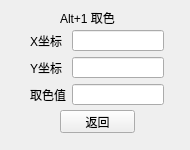
<?xml version="1.0" encoding="UTF-8"?>
<ui version="4.0">
 <class>TakeColor</class>
 <widget class="QWidget" name="TakeColor">
  <property name="geometry">
   <rect>
    <x>0</x>
    <y>0</y>
    <width>190</width>
    <height>150</height>
   </rect>
  </property>
  <property name="minimumSize">
   <size>
    <width>190</width>
    <height>150</height>
   </size>
  </property>
  <property name="windowTitle">
   <string>Form</string>
  </property>
  <widget class="QLabel" name="label">
   <property name="geometry">
    <rect>
     <x>60</x>
     <y>10</y>
     <width>61</width>
     <height>16</height>
    </rect>
   </property>
   <property name="text">
    <string>Alt+1 取色</string>
   </property>
  </widget>
  <widget class="QPushButton" name="pushButton_close">
   <property name="geometry">
    <rect>
     <x>60</x>
     <y>110</y>
     <width>75</width>
     <height>23</height>
    </rect>
   </property>
   <property name="text">
    <string>返回</string>
   </property>
  </widget>
  <widget class="QWidget" name="">
   <property name="geometry">
    <rect>
     <x>30</x>
     <y>30</y>
     <width>134</width>
     <height>75</height>
    </rect>
   </property>
   <layout class="QGridLayout" name="gridLayout">
    <item row="0" column="0">
     <widget class="QLabel" name="X">
      <property name="text">
       <string>X坐标</string>
      </property>
     </widget>
    </item>
    <item row="0" column="1">
     <widget class="QLineEdit" name="lineEdit_X">
      <property name="readOnly">
       <bool>true</bool>
      </property>
     </widget>
    </item>
    <item row="1" column="0">
     <widget class="QLabel" name="Y">
      <property name="text">
       <string>Y坐标</string>
      </property>
     </widget>
    </item>
    <item row="1" column="1">
     <widget class="QLineEdit" name="lineEdit_Y">
      <property name="readOnly">
       <bool>true</bool>
      </property>
     </widget>
    </item>
    <item row="2" column="0">
     <widget class="QLabel" name="Color">
      <property name="text">
       <string>取色值</string>
      </property>
     </widget>
    </item>
    <item row="2" column="1">
     <widget class="QLineEdit" name="lineEdit_Color">
      <property name="readOnly">
       <bool>true</bool>
      </property>
     </widget>
    </item>
   </layout>
  </widget>
 </widget>
 <resources/>
 <connections>
  <connection>
   <sender>pushButton_close</sender>
   <signal>clicked()</signal>
   <receiver>TakeColor</receiver>
   <slot>close()</slot>
   <hints>
    <hint type="sourcelabel">
     <x>97</x>
     <y>121</y>
    </hint>
    <hint type="destinationlabel">
     <x>94</x>
     <y>74</y>
    </hint>
   </hints>
  </connection>
 </connections>
</ui>
